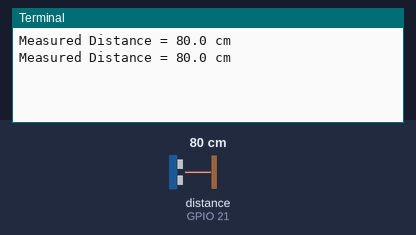
The program below on a simulated Raspberry Pi (BCM pin numbers). On the bench: the last lines printed to the terminal. Inputs (shaded band) come from the test bench; at power-on: distance to the obstacle (sensor on GPIO 21) 80 cm. The echo pulse lasts 58.3 µs per cm; the clock reads 2024-03-15 10:24:30 at power-on unless the program sets it.

Above: at 1.2 s.
1.3 s: distance to the obstacle (sensor on GPIO 21) set to 2 cm
At 2.6 s:
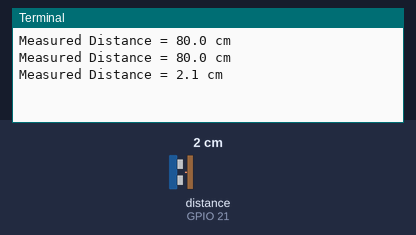
2.8 s: distance to the obstacle (sensor on GPIO 21) set to 4 cm
At 3.8 s:
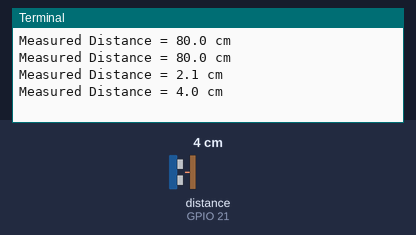
Timing chart, 0 to 5.8 s (numbered marks = the images above; inputs shaded):
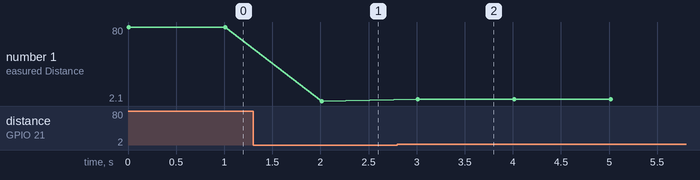

Measured:
- after the input at 1.3 s, the terminal: prints a new line after 0.71 s (image 1)
- after the input at 2.8 s, the terminal: prints a new line after 0.21 s (image 2)
- plotted number 1: 80 → 2.1 after the input at 1.3 s, 2.1 → 4 after the input at 2.8 s

The program:

distance.py
```python
import RPi.GPIO as GPIO
import time

#GPIO Mode (BOARD / BCM)
GPIO.setmode(GPIO.BCM)

def distance(GPIO_TRIGGER, GPIO_ECHO):
    #set GPIO direction (IN / OUT)
    GPIO.setup(GPIO_TRIGGER, GPIO.OUT)
    GPIO.setup(GPIO_ECHO, GPIO.IN)
    # set Trigger to HIGH
    GPIO.output(GPIO_TRIGGER, True)

    # set Trigger after 0.01ms to LOW
    time.sleep(0.00001)
    GPIO.output(GPIO_TRIGGER, False)

    StartTime = time.time()
    StopTime = time.time()

    # save StartTime
    while GPIO.input(GPIO_ECHO) == 0:
        StartTime = time.time()

    # save time of arrival
    while GPIO.input(GPIO_ECHO) == 1:
        StopTime = time.time()

    # time difference between start and arrival
    TimeElapsed = StopTime - StartTime
    # multiply with the sonic speed (34300 cm/s)
    # and divide by 2, because there and back
    distance = (TimeElapsed * 34300) / 2

    return distance

if __name__ == '__main__':
    try:
        while True:
            dist = distance(20,21)
            print ("Measured Distance = %.1f cm" % dist)
            time.sleep(1)

        # Reset by pressing CTRL + C
    except KeyboardInterrupt:
        print("Measurement stopped by User")
        GPIO.cleanup()
    
```
